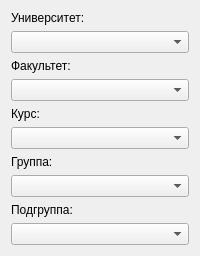
<?xml version="1.0" encoding="UTF-8"?>
<ui version="4.0">
 <class>groupSelection</class>
 <widget class="QWidget" name="groupSelection">
  <property name="geometry">
   <rect>
    <x>0</x>
    <y>0</y>
    <width>200</width>
    <height>247</height>
   </rect>
  </property>
  <property name="sizePolicy">
   <sizepolicy hsizetype="Preferred" vsizetype="Preferred">
    <horstretch>0</horstretch>
    <verstretch>0</verstretch>
   </sizepolicy>
  </property>
  <property name="minimumSize">
   <size>
    <width>0</width>
    <height>0</height>
   </size>
  </property>
  <property name="windowTitle">
   <string>Form</string>
  </property>
  <layout class="QVBoxLayout" name="verticalLayout">
   <item>
    <widget class="QLabel" name="label">
     <property name="text">
      <string>Университет:</string>
     </property>
    </widget>
   </item>
   <item>
    <widget class="QComboBox" name="comboBox_university">
     <property name="sizePolicy">
      <sizepolicy hsizetype="Minimum" vsizetype="Fixed">
       <horstretch>0</horstretch>
       <verstretch>0</verstretch>
      </sizepolicy>
     </property>
     <property name="minimumSize">
      <size>
       <width>150</width>
       <height>0</height>
      </size>
     </property>
    </widget>
   </item>
   <item>
    <widget class="QLabel" name="label_2">
     <property name="text">
      <string>Факультет:</string>
     </property>
    </widget>
   </item>
   <item>
    <widget class="QComboBox" name="comboBox_faculty">
     <property name="sizePolicy">
      <sizepolicy hsizetype="Minimum" vsizetype="Fixed">
       <horstretch>0</horstretch>
       <verstretch>0</verstretch>
      </sizepolicy>
     </property>
     <property name="minimumSize">
      <size>
       <width>150</width>
       <height>0</height>
      </size>
     </property>
    </widget>
   </item>
   <item>
    <widget class="QLabel" name="label_3">
     <property name="text">
      <string>Курс:</string>
     </property>
    </widget>
   </item>
   <item>
    <widget class="QComboBox" name="comboBox_course">
     <property name="sizePolicy">
      <sizepolicy hsizetype="Minimum" vsizetype="Fixed">
       <horstretch>0</horstretch>
       <verstretch>0</verstretch>
      </sizepolicy>
     </property>
     <property name="minimumSize">
      <size>
       <width>150</width>
       <height>0</height>
      </size>
     </property>
    </widget>
   </item>
   <item>
    <widget class="QLabel" name="label_4">
     <property name="text">
      <string>Группа:</string>
     </property>
    </widget>
   </item>
   <item>
    <widget class="QComboBox" name="comboBox_group">
     <property name="sizePolicy">
      <sizepolicy hsizetype="Minimum" vsizetype="Fixed">
       <horstretch>0</horstretch>
       <verstretch>0</verstretch>
      </sizepolicy>
     </property>
     <property name="minimumSize">
      <size>
       <width>150</width>
       <height>0</height>
      </size>
     </property>
    </widget>
   </item>
   <item>
    <widget class="QLabel" name="label_5">
     <property name="text">
      <string>Подгруппа:</string>
     </property>
    </widget>
   </item>
   <item>
    <widget class="QComboBox" name="comboBox_subGroup">
     <property name="sizePolicy">
      <sizepolicy hsizetype="Minimum" vsizetype="Fixed">
       <horstretch>0</horstretch>
       <verstretch>0</verstretch>
      </sizepolicy>
     </property>
     <property name="minimumSize">
      <size>
       <width>150</width>
       <height>0</height>
      </size>
     </property>
    </widget>
   </item>
  </layout>
 </widget>
 <resources/>
 <connections/>
</ui>
